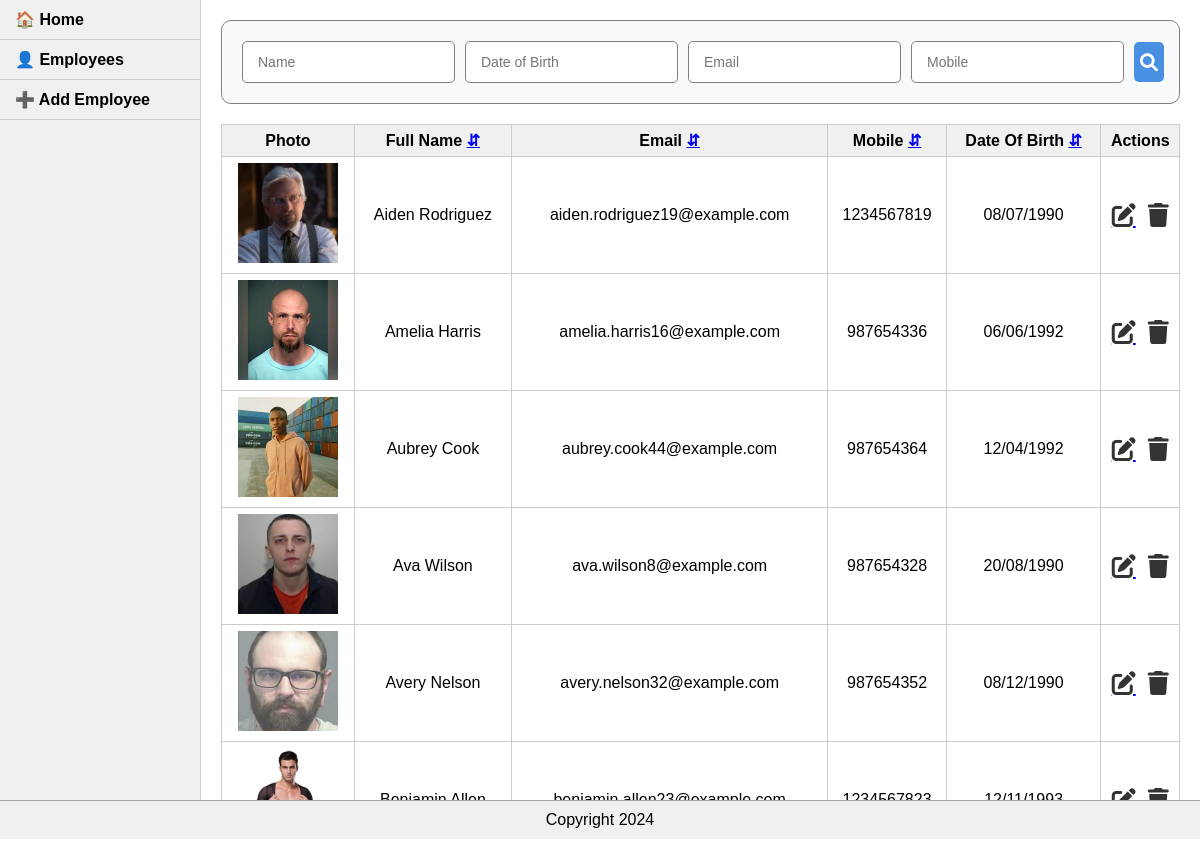
/employees/, run on the app's committed database.
### Home/models.py (models this page shows, shortened)
class Employee(models.Model):
    photo=models.ImageField(upload_to='images')
    full_name=models.CharField(max_length=30)
    email = models.EmailField(max_length=254, unique=True)
    mobile = models.CharField(max_length=15, unique=True)
    date_of_birth=models.DateField()

### Home/views.py (the view)
# urls.py: path('employees/', views.EmployeeList.as_view(), name='employee_list'),
class EmployeeList(View):
    def get(self, request):
        sort_by = request.GET.get('sort_by', 'full_name')
        order = request.GET.get('order', 'asc')
        if order == 'asc':
            employees = Employee.objects.all().order_by(sort_by)
        else:
            employees = Employee.objects.all().order_by(f'-{sort_by}')
        paginator = Paginator(employees, 6)
        page_number = request.GET.get('page')
        page_obj = paginator.get_page(page_number)
        return render(request, 'pages/employee_list.html', {
            'page_obj': page_obj,
            'sort_by': sort_by,
            'order': order,
        })

### Home/templates/pages/employee_list.html (shortened to what this page needs)
{% extends "base.html" %}
{% load static %}
{% block css_styles %}
  <link rel="stylesheet" href="{% static 'css/employee_list.css' %}">
  <link rel="stylesheet" href="{% static 'css/search_bar.css' %}">
{% endblock css_styles %}
{% block content %}
<div class="content">
    {% include "includes/search_bar.html" %}
    <table>
        <thead>
            <tr>
                <th>Photo</th>
                <th>Full Name
                    <a href="?{% for key, value in search_params.items %}{% if value %}{{ key }}={{ value }}&{% endif %}{% endfor %}sort_by=full_name&order={% if sort_by == 'full_name' and order == 'asc' %}desc{% else %}asc{% endif %}">
                        ⇵
                    </a>
                </th>
                <th>Email
                    <a href="?{% for key, value in search_params.items %}{% if value %}{{ key }}={{ value }}&{% endif %}{% endfor %}sort_by=email&order={% if sort_by == 'email' and order == 'asc' %}desc{% else %}asc{% endif %}">
                        ⇵
                    </a>
                </th>
                <th>Mobile
                    <a href="?{% for key, value in search_params.items %}{% if value %}{{ key }}={{ value }}&{% endif %}{% endfor %}sort_by=mobile&order={% if sort_by == 'mobile' and order == 'asc' %}desc{% else %}asc{% endif %}">
                        ⇵
                    </a>
                </th>
                <th>Date Of Birth
                    <a href="?sort_by=date_of_birth&order={% if sort_by == 'date_of_birth' and order == 'asc' %}desc{% else %}asc{% endif %}">
                        ⇵
                    </a>
                </th>
                <th>Actions</th>
            </tr>
        </thead>
        <tbody>
            {% for employee in page_obj %}
            <tr>
                <td><div class="avatar"><img src="{{ employee.photo.url }}" alt="{{ employee.full_name }}"></div></td>
                <td>{{employee.full_name}}</td>
                <td>{{employee.email}}</td>
                <td>{{employee.mobile}}</td>
                <td>{{employee.date_of_birth|date:"d/m/Y"}}</td>
                <td>
                    <div class="delete_edit">
                        <a href="{% url 'employee_edit' employee.id %}">
                            <button class="edit-button"><i class="fa-solid fa-pen-to-square"></i></button>
                        </a>
                        <form action="{% url 'employee_delete' employee.id %}" method="post" class="delete-form">
                            <button class="delete-button" type="button" onclick="confirmDelete(this);"><i class="fa-solid fa-trash"></i></button>
                        </form>
                    </div>
                </td>
            </tr>
            {% endfor %}
        </tbody>
    </table>
</div>
{% endblock content %}

### templates/base.html (shortened to what this page needs)
{% load static %}
<!DOCTYPE html>
<html lang="en">
<head>
    <link rel="stylesheet" href="https://cdnjs.cloudflare.com/ajax/libs/font-awesome/6.0.0-beta3/css/all.min.css">
    {% block css_styles %}{% endblock css_styles %}
</head>
<body>
    <div class="container">
        <div class="sidebar">
            <a href="{% url 'home_page' %}"><strong>🏠 Home</strong></a>
            <a href="{% url 'employee_list' %}"><strong>👤 Employees</strong></a>
            <a href="{% url 'add_employee' %}"><strong>➕ Add Employee</strong></a>
        </div>
        {% block content %}{% endblock content %}
    </div>
    <footer>Copyright 2024</footer>
</body>
</html>

### Home/templates/includes/search_bar.html
<form method="GET" action="{% url 'search_employee' %}">
    <div class="search-bar">
        <input type="text" name="name" placeholder="Name" value="{{ request.GET.name }}">
        <input type="text" name="date_of_birth" placeholder="Date of Birth" onfocus="(this.type='date')" onblur="(this.type='text')" value="{{ request.GET.date_of_birth }}">
        <input type="email" name="email" placeholder="Email" value="{{ request.GET.email }}">
        <input type="tel" name="mobile" placeholder="Mobile" value="{{ request.GET.mobile }}">
        <button type="submit"><i class="fas fa-search"></i></button>
    </div>
</form>

### Home/static/css/employee_list.css (style rules this page uses)
body, html { margin: 0; padding: 0; font-family: Arial, sans-serif; height: 100%; display: flex; flex-direction: column; }
.container { display: flex; height: 100%; flex: 1 0 auto; min-height: 0; }
.sidebar { width: 200px; background-color: #f0f0f0; border-right: 1px solid #ccc; }
.sidebar a { display: block; padding: 10px 15px; text-decoration: none; color: #000; border-bottom: 1px solid #ccc; }
.content { flex-grow: 1; display: flex; flex-direction: column; flex: 1; overflow-y: auto; }
table { border-collapse: collapse; width: calc(100% - 40px); margin: 0 20px; }
th, td { border: 1px solid #ccc; padding: 6px 0px; }
td { text-align: center; }
th { background-color: #f0f0f0; }
.delete_edit { display: flex; justify-content: center; align-items: center; gap: 12px; }
.delete_edit button { background: none; border: none; padding: 0; cursor: pointer; display: flex; align-items: center; }
.delete_edit i { font-size: 24px; color: #333; }
.avatar img { width: 100px; height: 100px; object-fit: cover; }
footer { background-color: #f0f0f0; border-top: 1px solid rgba(133, 132, 132, 0.682); text-align: center; padding: 10px 0; flex-shrink: 0; }

### Home/static/css/search_bar.css (style rules this page uses)
.search-bar { padding: 20px; background-color: #f8f9fa; border: 1px solid grey; border-radius: 10px; margin: 20px; display: flex; align-items: center; }
.search-bar input { margin-right: 10px; padding: 12px 15px; border: 1px solid grey; border-radius: 5px; font-size: 14px; flex: 1; transition: all 0.3s ease; }
.search-bar button { background-color: #4a90e2; color: white; border: none; border-radius: 5px; width: 40px; height: 40px; cursor: pointer; transition: background-color 0.3s ease; display: flex; align-items: center; justify-content: center; }
.search-bar button i { font-size: 18px; }

### data on the page
Employee: photo (picture), full_name "Aiden Rodriguez", email "aiden.rodriguez19@example.com", mobile "1234567819", date_of_birth "08/07/1990"
Employee: photo (picture), full_name "Amelia Harris", email "amelia.harris16@example.com", mobile "987654336", date_of_birth "06/06/1992"
Employee: photo (picture), full_name "Aubrey Cook", email "aubrey.cook44@example.com", mobile "987654364", date_of_birth "12/04/1992"
Employee: photo (picture), full_name "Ava Wilson", email "ava.wilson8@example.com", mobile "987654328", date_of_birth "20/08/1990"
Employee: photo (picture), full_name "Avery Nelson", email "avery.nelson32@example.com", mobile "987654352", date_of_birth "08/12/1990"
Employee: photo (picture)
